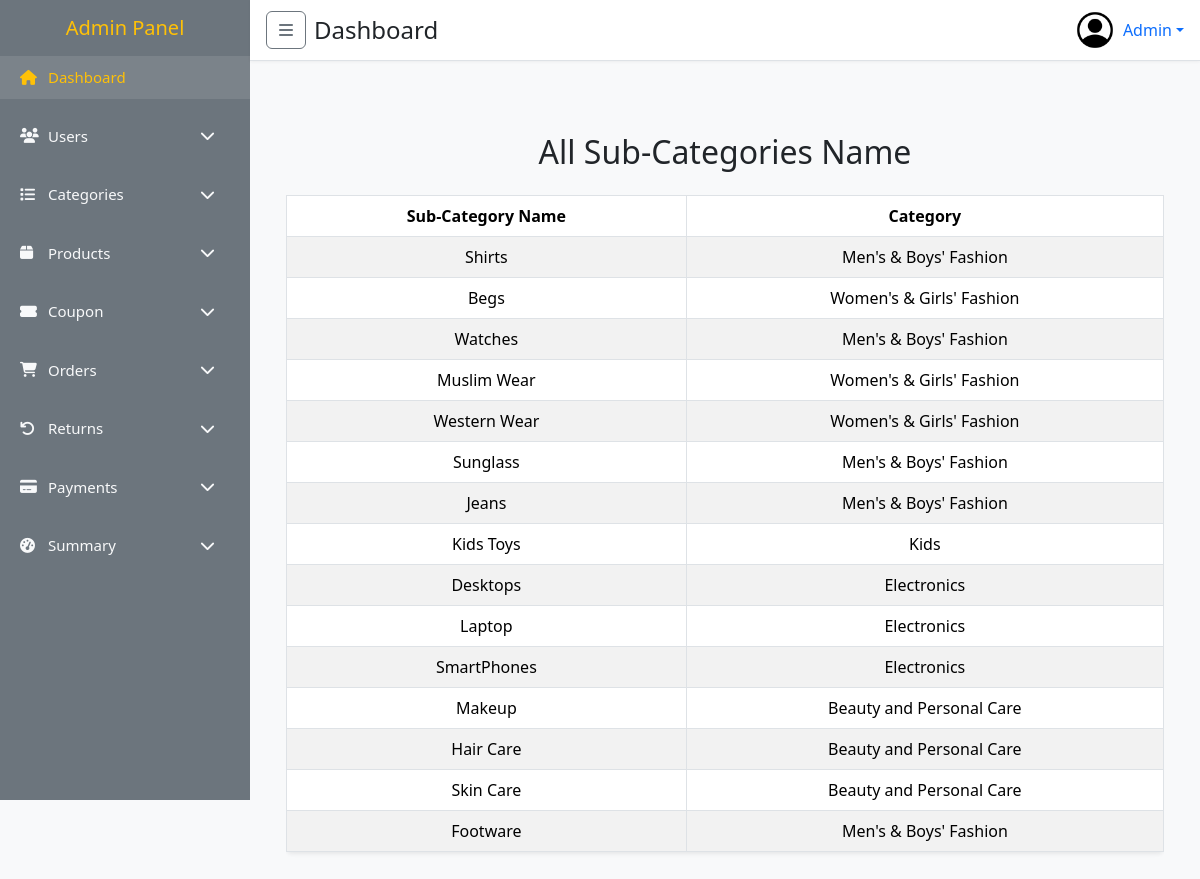
The app's page /admin/all_sub_category.php (signed in) with its own data.
### tables this page shows
CREATE TABLE `sub_category` (
  `id` int(11) NOT NULL,
  `name` varchar(255) DEFAULT NULL,
  `category_id` int(11) DEFAULT NULL,
  `created_at` datetime DEFAULT current_timestamp(),
  `updated_at` datetime DEFAULT current_timestamp()
);

CREATE TABLE `categories` (
  `id` int(11) NOT NULL,
  `name` varchar(255) DEFAULT NULL,
  `status` tinyint(1) NOT NULL DEFAULT 1,
  `created_at` datetime DEFAULT current_timestamp(),
  `updated_at` datetime DEFAULT current_timestamp()
);

### admin/all_sub_category.php (the view, shortened to what this page needs)
<?php
require "inc/he.php";
require "inc/sidebar.php";
require "inc/nav.php";
require "../config/db.php";
$query = "
  SELECT sc.id, sc.name AS sub_name, c.name AS category_name
  FROM sub_category sc
  JOIN categories c ON sc.category_id = c.id
";
$result = mysqli_query($con, $query);
?>
<main class="p-4">
    <div class="container mt-5">
        <h2 class="mb-4 text-center">All Sub-Categories Name</h2>
        <?php if (mysqli_num_rows($result) > 0): ?>
            <div class="table-responsive">
                <table class="table table-striped table-hover table-bordered shadow-sm rounded">
                    <thead class="thead-dark">
                        <tr class="text-center">
                            <th>Sub-Category Name</th>
                            <th>Category</th>
                        </tr>
                    </thead>
                    <tbody>
                        <?php while ($row = mysqli_fetch_assoc($result)): ?>
                            <tr class="text-center">
                                <td><?php echo htmlspecialchars($row['sub_name']); ?></td>
                                <td><?php echo htmlspecialchars($row['category_name']); ?></td>
                            </tr>
                        <?php endwhile; ?>
                    </tbody>
                </table>
            </div>
        <?php else: ?>
            <div class="alert alert-warning text-center">No sub-categories found.</div>
        <?php endif; ?>
    </div>
</main>
<link href="https://cdn.jsdelivr.net/npm/bootstrap-icons/font/bootstrap-icons.css" rel="stylesheet">
<?php require "inc/footer.php"; ?>

### admin/inc/he.php (style rules this page uses)
:root { --sidebar-bg: #6c757d; --highlight: #ffc107; --text-light: #f8f9fa; }
body { font-family: 'Segoe UI', sans-serif; background-color: #f8f9fa; overflow-x: hidden; }

### records on screen
sub_category: name "Shirts", category.name "Men's & Boys' Fashion"
sub_category: name "Begs", category.name "Women's & Girls' Fashion"
sub_category: name "Watches", category.name "Men's & Boys' Fashion"
sub_category: name "Muslim Wear", category.name "Women's & Girls' Fashion"
sub_category: name "Western Wear", category.name "Women's & Girls' Fashion"
sub_category: name "Sunglass", category.name "Men's & Boys' Fashion"
sub_category: name "Jeans", category.name "Men's & Boys' Fashion"
sub_category: name "Kids Toys", category.name "Kids"
sub_category: name "Desktops", category.name "Electronics"
sub_category: name "Laptop", category.name "Electronics"
sub_category: name "SmartPhones", category.name "Electronics"
sub_category: name "Makeup", category.name "Beauty and Personal Care"
sub_category: name "Hair Care", category.name "Beauty and Personal Care"
sub_category: name "Skin Care", category.name "Beauty and Personal Care"
sub_category: name "Footware", category.name "Men's & Boys' Fashion"
